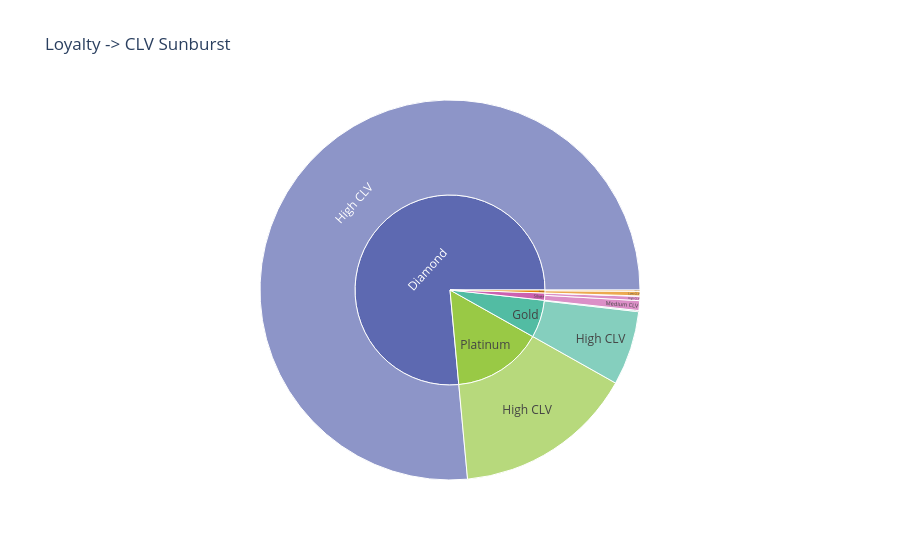

The code cell stored with this chart in its notebook:
### Code cell
import plotly.express as px

df_sun = df.dropna(subset=['loyalty_tier','clv_category','total_spent_usd'])
df_sun = df_sun[df_sun['total_spent_usd'] > 0]  

fig = px.sunburst(df_sun, 
                  path=['loyalty_tier','clv_category'], 
                  values='total_spent_usd',
                  color='loyalty_tier',  
                  color_discrete_sequence=px.colors.qualitative.Vivid, 
                  title='Loyalty -> CLV Sunburst')
fig.show()

### Figure 1 — Plotly figure (JSON) as saved in the notebook; plotly's stock layout.template omitted (floating-point values rounded to 4 significant figures)
{"data": [{"branchvalues": "total", "customdata": [["Bronze"], ["Bronze"], ["Bronze"], ["Diamond"], ["Diamond"], ["Gold"], ["Gold"], ["Gold"], ["Platinum"], ["Platinum"], ["Silver"], ["Silver"], ["Silver"], ["Silver"]], "domain": {"x": [0, 1], "y": [0, 1]}, "hovertemplate": "labels=%{label}<br>total_spent_usd=%{value}<br>parent=%{parent}<br>id=%{id}<br>loyalty_tier=%{customdata[0]}<extra></extra>", "ids": ["Bronze/Low CLV", "Bronze/Medium CLV", "Bronze", "Diamond/High CLV", "Diamond", "Gold/High CLV", "Gold/Medium CLV", "Gold", "Platinum/High CLV", "Platinum", "Silver/Medium CLV", "Silver/High CLV", "Silver/Low CLV", "Silver"], "labels": ["Low CLV", "Medium CLV", "Bronze", "High CLV", "Diamond", "High CLV", "Medium CLV", "Gold", "High CLV", "Platinum", "Medium CLV", "High CLV", "Low CLV", "Silver"], "marker": {"colors": ["rgb(229, 134, 6)", "rgb(229, 134, 6)", "rgb(229, 134, 6)", "rgb(93, 105, 177)", "rgb(93, 105, 177)", "rgb(82, 188, 163)", "rgb(82, 188, 163)", "rgb(82, 188, 163)", "rgb(153, 201, 69)", "rgb(153, 201, 69)", "rgb(204, 97, 176)", "rgb(204, 97, 176)", "rgb(204, 97, 176)", "rgb(204, 97, 176)"]}, "name": "", "parents": ["Bronze", "Bronze", "", "Diamond", "", "Gold", "Gold", "", "Platinum", "", "Silver", "Silver", "Silver", ""], "type": "sunburst", "values": [9570000.0, 2936000.0, 12510000.0, 1922000000.0, 1922000000.0, 158900000.0, 2407000.0, 161300000.0, 386400000.0, 386400000.0, 21000000.0, 9083000.0, 892500.0, 30980000.0]}], "layout": {"legend": {"tracegroupgap": 0}, "sunburstcolorway": ["rgb(229, 134, 6)", "rgb(93, 105, 177)", "rgb(82, 188, 163)", "rgb(153, 201, 69)", "rgb(204, 97, 176)", "rgb(36, 121, 108)", "rgb(218, 165, 27)", "rgb(47, 138, 196)", "rgb(118, 78, 159)", "rgb(237, 100, 90)", "rgb(165, 170, 153)"], "title": {"text": "Loyalty -> CLV Sunburst"}}}
